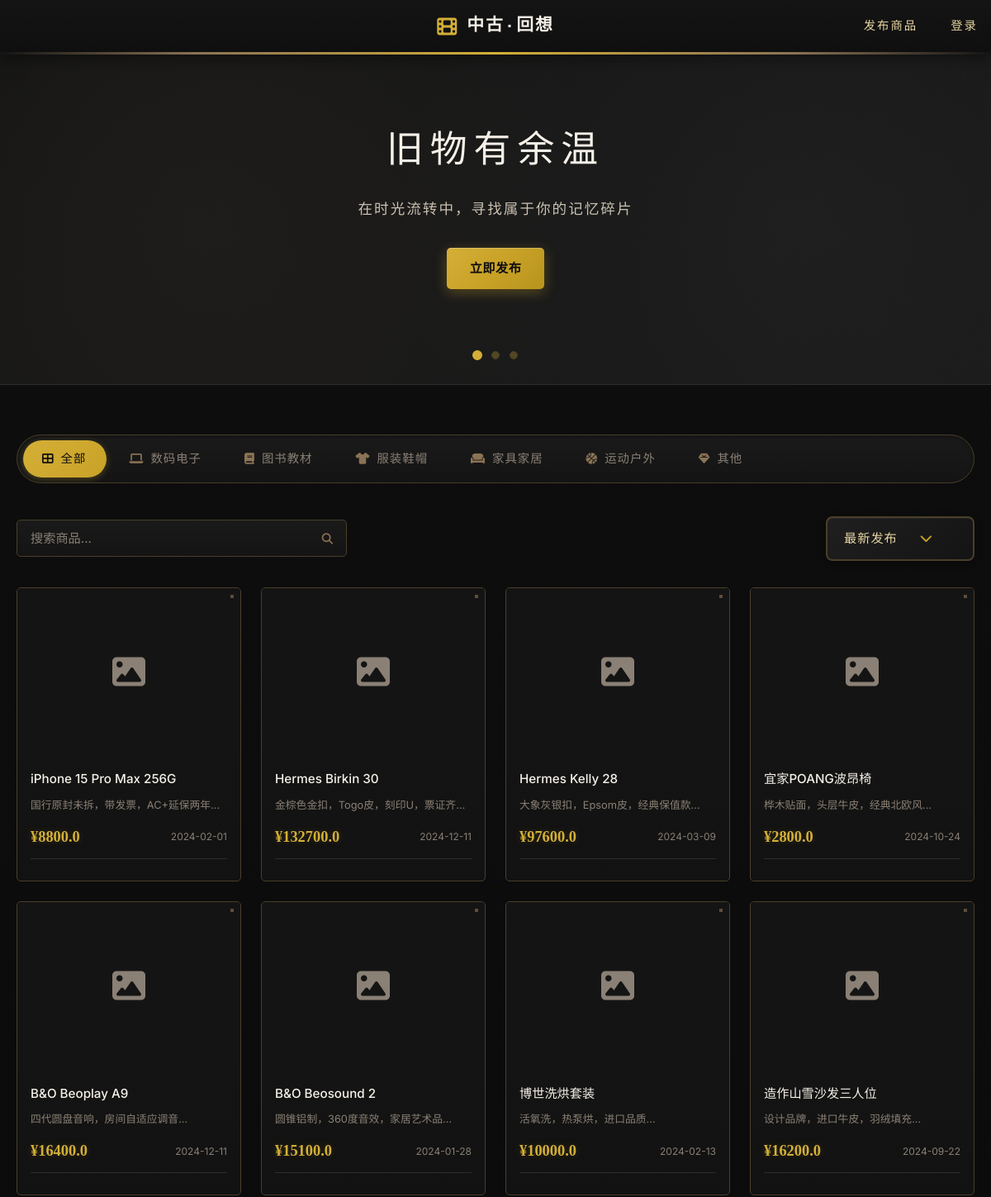
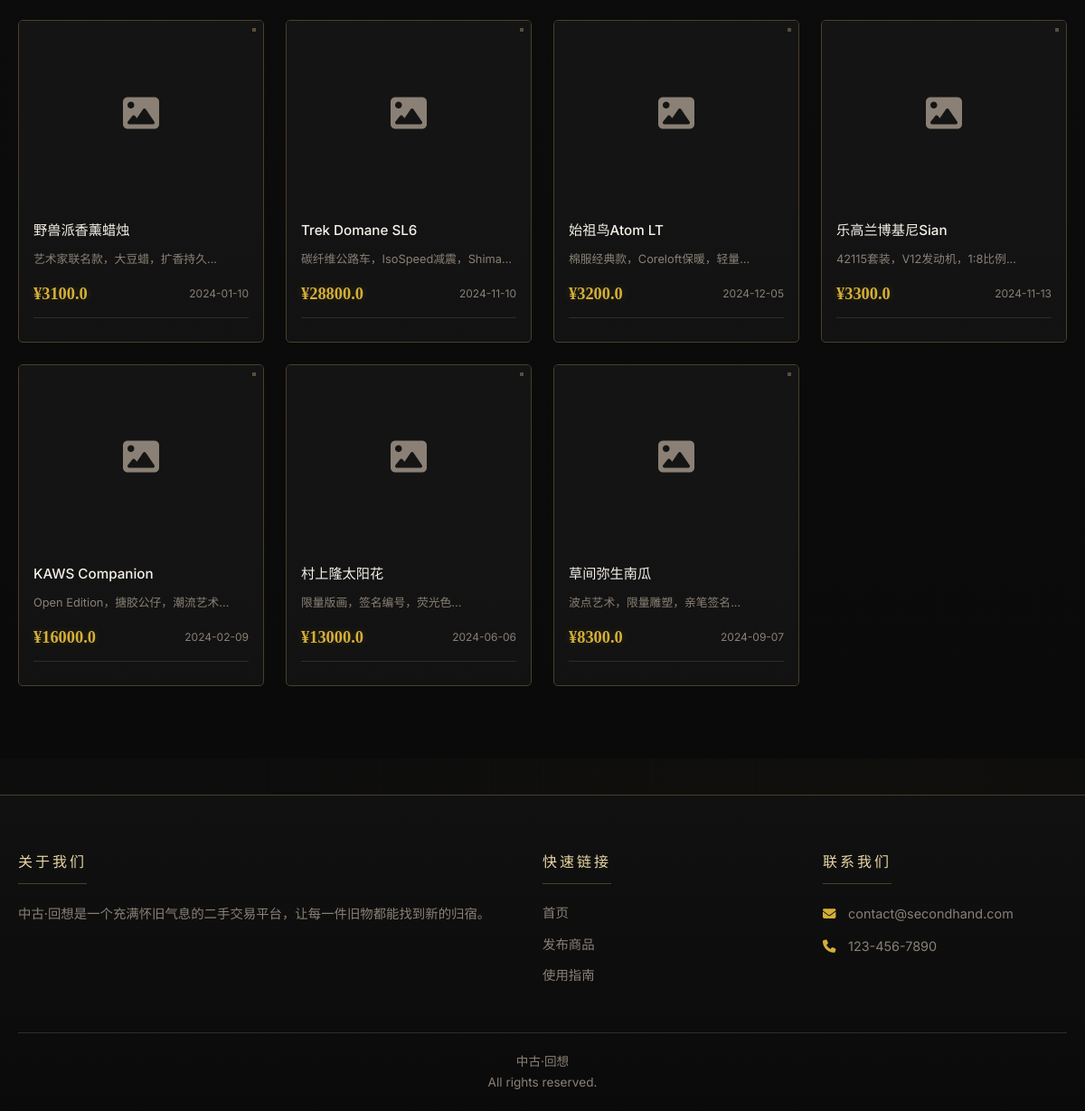
Page /user/4 on the committed database (2 pictures, top to bottom).
### app/models.py (models this page shows, shortened)
class Item(db.Model):
    __tablename__ = 'items'
    id = db.Column(db.Integer, primary_key=True)
    title = db.Column(db.String(200), nullable=False)
    description = db.Column(db.Text, nullable=False)
    price = db.Column(db.Float, nullable=False)
    category = db.Column(db.String(20), nullable=False)
    image = db.Column(db.String(200), nullable=True)
    location = db.Column(db.String(100), nullable=True)
    seller_id = db.Column(db.Integer, db.ForeignKey('users.id'), nullable=False)
    views = db.Column(db.Integer, default=0)
    created_at = db.Column(db.Date, default=date.today)
    contact_phone = db.Column(db.String(20), nullable=True)
    contact_wechat = db.Column(db.String(50), nullable=True)
    brand = db.Column(db.String(100), nullable=True)
    model = db.Column(db.String(100), nullable=True)
    purchase_time = db.Column(db.String(50), nullable=True)
    purchase_source = db.Column(db.String(100), nullable=True)

### app/routes/items.py (the view)
@items_bp.route('/user/<int:user_id>')
def user_items(user_id):
    user = User.query.get(user_id)
    if not user:
        flash('用户不存在', 'danger')
        return redirect(url_for('items.index'))
    user_items_list = Item.query.filter_by(seller_id=user_id).all()
    return render_template('index.html', items=user_items_list)

### templates/index.html (shortened to what this page needs)
{% extends "base.html" %}
{% block content %}
<section class="hero-banner">
    <div class="hero-slider">
        <div class="hero-slide active">
            <div class="hero-content">
                <h1>旧物有余温</h1>
                <p>在时光流转中，寻找属于你的记忆碎片</p>
                <a href="{{ url_for('items.publish') }}" class="btn btn-primary">立即发布</a>
            </div>
        </div>
    </div>
    <div class="hero-dots">
        <span class="dot active" onclick="goToSlide(0)"></span>
        <span class="dot" onclick="goToSlide(1)"></span>
        <span class="dot" onclick="goToSlide(2)"></span>
    </div>
</section>
<section class="products-section">
    <div class="container">
        <div class="category-nav" id="categoryNav">
            <div class="category-nav-indicator" id="categoryIndicator"></div>
            <a href="javascript:void(0)" class="category-tab {% if not current_category %}active{% endif %}" data-category="all" onclick="filterCategory('all')">
                <i class="fas fa-th-large"></i>
                <span>全部</span>
            </a>
            <a href="javascript:void(0)" class="category-tab {% if current_category == 'electronics' %}active{% endif %}" data-category="electronics" onclick="filterCategory('electronics')">
                <i class="fas fa-laptop"></i>
                <span>数码电子</span>
            </a>
            <a href="javascript:void(0)" class="category-tab {% if current_category == 'books' %}active{% endif %}" data-category="books" onclick="filterCategory('books')">
                <i class="fas fa-book"></i>
                <span>图书教材</span>
            </a>
            <a href="javascript:void(0)" class="category-tab {% if current_category == 'clothes' %}active{% endif %}" data-category="clothes" onclick="filterCategory('clothes')">
                <i class="fas fa-tshirt"></i>
                <span>服装鞋帽</span>
            </a>
            <a href="javascript:void(0)" class="category-tab {% if current_category == 'furniture' %}active{% endif %}" data-category="furniture" onclick="filterCategory('furniture')">
                <i class="fas fa-couch"></i>
                <span>家具家居</span>
            </a>
            <a href="javascript:void(0)" class="category-tab {% if current_category == 'sports' %}active{% endif %}" data-category="sports" onclick="filterCategory('sports')">
                <i class="fas fa-basketball-ball"></i>
                <span>运动户外</span>
            </a>
            <a href="javascript:void(0)" class="category-tab {% if current_category == 'others' %}active{% endif %}" data-category="others" onclick="filterCategory('others')">
                <i class="fas fa-gem"></i>
                <span>其他</span>
            </a>
        </div>
        <div class="section-header">
            <div class="search-box product-search">
                <input type="text" placeholder="搜索商品..." id="searchInput" onkeypress="if(event.key==='Enter') search()">
                <button onclick="search()">
                    <i class="fas fa-search"></i>
                </button>
            </div>
            <div class="filter-options">
                <div class="custom-select-wrapper">
                    <div class="custom-select" id="customSortSelect">
                        <div class="custom-select-trigger">
                            <span class="select-text">最新发布</span>
                            <i class="fas fa-chevron-down"></i>
                        </div>
                    </div>
                </div>
            </div>
        </div>
        <div class="products-grid" id="productsGrid">
            {% for item in items %}
            <div class="product-card" data-category="{{ item.category }}">
                <a href="{{ url_for('items.item_detail', item_id=item.id) }}">
                    <div class="product-image">
                        {% if item.image %}
                            <img src="{{ url_for('static', filename='images/' + item.image) }}" alt="{{ item.title }}">
                        {% else %}
                            <div class="placeholder-image">
                                <i class="fas fa-image"></i>
                            </div>
                        {% endif %}
                    </div>
                    <div class="product-info">
                        <h3 class="product-title">{{ item.title }}</h3>
                        <p class="product-description">{{ item.description[:50] }}...</p>
                        <div class="product-footer">
                            <span class="product-price">¥{{ item.price }}</span>
                            <span class="product-time">{{ item.created_at }}</span>
                        </div>
                        <div class="product-seller">
                        </div>
                    </div>
                </a>
            </div>
            {% else %}
            <div class="empty-state">
                <i class="fas fa-box-open"></i>
                <p>暂无商品，快来发布第一个吧！</p>
                <a href="{{ url_for('items.publish') }}" class="btn btn-primary">发布商品</a>
            </div>
            {% endfor %}
        </div>
    </div>
</section>
{% endblock %}

### rows in the picture
Item: title "iPhone 15 Pro Max 256G", description "国行原封未拆，带发票，AC+延保两年", price "8800.0", created_at "2024-02-01"
Item: title "Hermes Birkin 30", description "金棕色金扣，Togo皮，刻印U，票证齐…", price "132700.0", created_at "2024-12-11"
Item: title "Hermes Kelly 28", description "大象灰银扣，Epsom皮，经典保值款", price "97600.0", created_at "2024-03-09"
Item: title "宜家POANG波昂椅", description "桦木贴面，头层牛皮，经典北欧风", price "2800.0", created_at "2024-10-24"
Item: title "B&O Beoplay A9", description "四代圆盘音响，房间自适应调音", price "16400.0", created_at "2024-12-11"
Item: title "B&O Beosound 2", description "圆锥铝制，360度音效，家居艺术品", price "15100.0", created_at "2024-01-28"
Item: title "博世洗烘套装", description "活氧洗，热泵烘，进口品质", price "10000.0", created_at "2024-02-13"
Item: title "造作山雪沙发三人位", description "设计品牌，进口牛皮，羽绒填充", price "16200.0", created_at "2024-09-22"
Item: title "野兽派香薰蜡烛", description "艺术家联名款，大豆蜡，扩香持久", price "3100.0", created_at "2024-01-10"
Item: title "Trek Domane SL6", description "碳纤维公路车，IsoSpeed减震，Shima…", price "28800.0", created_at "2024-11-10"
Item: title "始祖鸟Atom LT", description "棉服经典款，Coreloft保暖，轻量", price "3200.0", created_at "2024-12-05"
Item: title "乐高兰博基尼Sian", description "42115套装，V12发动机，1:8比例", price "3300.0", created_at "2024-11-13"
Item: title "KAWS Companion", description "Open Edition，搪胶公仔，潮流艺术", price "16000.0", created_at "2024-02-09"
Item: title "村上隆太阳花", description "限量版画，签名编号，荧光色", price "13000.0", created_at "2024-06-06"
Item: title "草间弥生南瓜", description "波点艺术，限量雕塑，亲笔签名", price "8300.0", created_at "2024-09-07"
